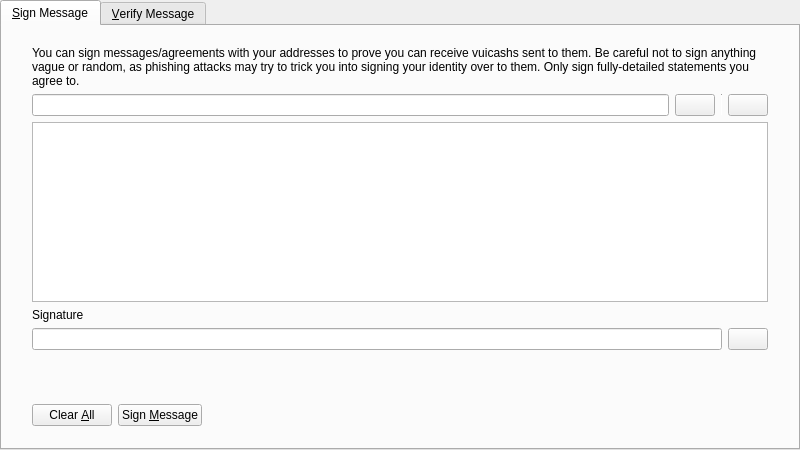
<?xml version="1.0" encoding="UTF-8"?>
<ui version="4.0">
 <class>SignVerifyMessageDialog</class>
 <widget class="QDialog" name="SignVerifyMessageDialog">
  <property name="geometry">
   <rect>
    <x>0</x>
    <y>0</y>
    <width>800</width>
    <height>450</height>
   </rect>
  </property>
  <property name="windowTitle">
   <string>Signatures - Sign / Verify a Message</string>
  </property>
  <property name="modal">
   <bool>true</bool>
  </property>
  <layout class="QVBoxLayout" name="verticalLayout">
   <property name="leftMargin">
    <number>0</number>
   </property>
   <property name="topMargin">
    <number>0</number>
   </property>
   <property name="rightMargin">
    <number>0</number>
   </property>
   <property name="bottomMargin">
    <number>0</number>
   </property>
   <item>
    <widget class="QTabWidget" name="tabWidget">
     <property name="currentIndex">
      <number>0</number>
     </property>
     <widget class="QWidget" name="tabSignMessage">
      <attribute name="title">
       <string>&amp;Sign Message</string>
      </attribute>
      <layout class="QVBoxLayout" name="verticalLayout_SM">
       <property name="leftMargin">
        <number>0</number>
       </property>
       <property name="topMargin">
        <number>0</number>
       </property>
       <property name="rightMargin">
        <number>0</number>
       </property>
       <property name="bottomMargin">
        <number>0</number>
       </property>
       <item>
        <layout class="QVBoxLayout" name="verticalLayout_3">
         <property name="leftMargin">
          <number>30</number>
         </property>
         <property name="topMargin">
          <number>20</number>
         </property>
         <property name="rightMargin">
          <number>30</number>
         </property>
         <property name="bottomMargin">
          <number>20</number>
         </property>
         <item>
          <widget class="QLabel" name="infoLabel_SM">
           <property name="text">
            <string>You can sign messages/agreements with your addresses to prove you can receive vuicashs sent to them. Be careful not to sign anything vague or random, as phishing attacks may try to trick you into signing your identity over to them. Only sign fully-detailed statements you agree to.</string>
           </property>
           <property name="textFormat">
            <enum>Qt::PlainText</enum>
           </property>
           <property name="wordWrap">
            <bool>true</bool>
           </property>
          </widget>
         </item>
         <item>
          <layout class="QHBoxLayout" name="horizontalLayout_1_SM">
           <property name="spacing">
            <number>6</number>
           </property>
           <item>
            <widget class="QValidatedLineEdit" name="addressIn_SM">
             <property name="toolTip">
              <string>The VuiCash address to sign the message with</string>
             </property>
            </widget>
           </item>
           <item>
            <widget class="QPushButton" name="addressBookButton_SM">
             <property name="toolTip">
              <string>Choose previously used address</string>
             </property>
             <property name="text">
              <string/>
             </property>
             <property name="icon">
              <iconset resource="../bitcoin.qrc">
               <normaloff>:/icons/address-book</normaloff>:/icons/address-book</iconset>
             </property>
             <property name="shortcut">
              <string>Alt+A</string>
             </property>
             <property name="autoDefault">
              <bool>false</bool>
             </property>
            </widget>
           </item>
           <item>
            <widget class="Line" name="vLine">
             <property name="maximumSize">
              <size>
               <width>1</width>
               <height>22</height>
              </size>
             </property>
             <property name="orientation">
              <enum>Qt::Vertical</enum>
             </property>
            </widget>
           </item>
           <item>
            <widget class="QPushButton" name="pasteButton_SM">
             <property name="toolTip">
              <string>Paste address from clipboard</string>
             </property>
             <property name="text">
              <string/>
             </property>
             <property name="icon">
              <iconset resource="../bitcoin.qrc">
               <normaloff>:/icons/editpaste</normaloff>:/icons/editpaste</iconset>
             </property>
             <property name="shortcut">
              <string>Alt+P</string>
             </property>
             <property name="autoDefault">
              <bool>false</bool>
             </property>
            </widget>
           </item>
          </layout>
         </item>
         <item>
          <widget class="QPlainTextEdit" name="messageIn_SM">
           <property name="toolTip">
            <string>Enter the message you want to sign here</string>
           </property>
          </widget>
         </item>
         <item>
          <widget class="QLabel" name="signatureLabel_SM">
           <property name="text">
            <string>Signature</string>
           </property>
           <property name="textFormat">
            <enum>Qt::PlainText</enum>
           </property>
          </widget>
         </item>
         <item>
          <layout class="QHBoxLayout" name="horizontalLayout_2_SM">
           <property name="spacing">
            <number>6</number>
           </property>
           <item>
            <widget class="QLineEdit" name="signatureOut_SM">
             <property name="font">
              <font>
               <italic>true</italic>
              </font>
             </property>
             <property name="readOnly">
              <bool>true</bool>
             </property>
            </widget>
           </item>
           <item>
            <widget class="QPushButton" name="copySignatureButton_SM">
             <property name="toolTip">
              <string>Copy the current signature to the system clipboard</string>
             </property>
             <property name="text">
              <string/>
             </property>
             <property name="icon">
              <iconset resource="../bitcoin.qrc">
               <normaloff>:/icons/editcopy</normaloff>:/icons/editcopy</iconset>
             </property>
             <property name="autoDefault">
              <bool>false</bool>
             </property>
            </widget>
           </item>
          </layout>
         </item>
        </layout>
       </item>
       <item>
        <widget class="QWidget" name="buttonsContainerWhite" native="true">
         <layout class="QHBoxLayout" name="horizontalLayout">
          <property name="leftMargin">
           <number>30</number>
          </property>
          <property name="topMargin">
           <number>15</number>
          </property>
          <property name="rightMargin">
           <number>30</number>
          </property>
          <item>
           <widget class="QPushButton" name="clearButton_SM">
            <property name="toolTip">
             <string>Reset all sign message fields</string>
            </property>
            <property name="text">
             <string>Clear &amp;All</string>
            </property>
            <property name="icon">
             <iconset resource="../bitcoin.qrc">
              <normaloff>:/icons/remove</normaloff>:/icons/remove</iconset>
            </property>
            <property name="autoDefault">
             <bool>false</bool>
            </property>
           </widget>
          </item>
          <item>
           <widget class="QPushButton" name="signMessageButton_SM">
            <property name="toolTip">
             <string>Sign the message to prove you own this VuiCash address</string>
            </property>
            <property name="text">
             <string>Sign &amp;Message</string>
            </property>
            <property name="icon">
             <iconset resource="../bitcoin.qrc">
              <normaloff>:/icons/edit</normaloff>:/icons/edit</iconset>
            </property>
            <property name="autoDefault">
             <bool>false</bool>
            </property>
           </widget>
          </item>
          <item>
           <spacer name="horizontalSpacer_1_SM">
            <property name="orientation">
             <enum>Qt::Horizontal</enum>
            </property>
            <property name="sizeHint" stdset="0">
             <size>
              <width>40</width>
              <height>48</height>
             </size>
            </property>
           </spacer>
          </item>
          <item>
           <widget class="QLabel" name="statusLabel_SM">
            <property name="font">
             <font>
              <weight>75</weight>
              <bold>true</bold>
             </font>
            </property>
            <property name="text">
             <string/>
            </property>
            <property name="wordWrap">
             <bool>true</bool>
            </property>
           </widget>
          </item>
          <item>
           <spacer name="horizontalSpacer_2_SM">
            <property name="orientation">
             <enum>Qt::Horizontal</enum>
            </property>
            <property name="sizeHint" stdset="0">
             <size>
              <width>40</width>
              <height>48</height>
             </size>
            </property>
           </spacer>
          </item>
         </layout>
        </widget>
       </item>
      </layout>
     </widget>
     <widget class="QWidget" name="tabVerifyMessage">
      <attribute name="title">
       <string>&amp;Verify Message</string>
      </attribute>
      <layout class="QVBoxLayout" name="verticalLayout_VM">
       <property name="leftMargin">
        <number>0</number>
       </property>
       <property name="topMargin">
        <number>0</number>
       </property>
       <property name="rightMargin">
        <number>0</number>
       </property>
       <property name="bottomMargin">
        <number>0</number>
       </property>
       <item>
        <layout class="QVBoxLayout" name="verticalLayout_2">
         <property name="leftMargin">
          <number>30</number>
         </property>
         <property name="topMargin">
          <number>20</number>
         </property>
         <property name="rightMargin">
          <number>30</number>
         </property>
         <property name="bottomMargin">
          <number>20</number>
         </property>
         <item>
          <widget class="QLabel" name="infoLabel_VM">
           <property name="text">
            <string>Enter the receiver's address, message (ensure you copy line breaks, spaces, tabs, etc. exactly) and signature below to verify the message. Be careful not to read more into the signature than what is in the signed message itself, to avoid being tricked by a man-in-the-middle attack. Note that this only proves the signing party receives with the address, it cannot prove sendership of any transaction!</string>
           </property>
           <property name="textFormat">
            <enum>Qt::PlainText</enum>
           </property>
           <property name="alignment">
            <set>Qt::AlignLeading|Qt::AlignLeft|Qt::AlignTop</set>
           </property>
           <property name="wordWrap">
            <bool>true</bool>
           </property>
          </widget>
         </item>
         <item>
          <layout class="QHBoxLayout" name="horizontalLayout_1_VM">
           <property name="spacing">
            <number>6</number>
           </property>
           <item>
            <widget class="QValidatedLineEdit" name="addressIn_VM">
             <property name="toolTip">
              <string>The VuiCash address the message was signed with</string>
             </property>
            </widget>
           </item>
           <item>
            <widget class="QPushButton" name="addressBookButton_VM">
             <property name="toolTip">
              <string>Choose previously used address</string>
             </property>
             <property name="text">
              <string/>
             </property>
             <property name="icon">
              <iconset resource="../bitcoin.qrc">
               <normaloff>:/icons/address-book</normaloff>:/icons/address-book</iconset>
             </property>
             <property name="shortcut">
              <string>Alt+A</string>
             </property>
             <property name="autoDefault">
              <bool>false</bool>
             </property>
            </widget>
           </item>
          </layout>
         </item>
         <item>
          <widget class="QPlainTextEdit" name="messageIn_VM"/>
         </item>
         <item>
          <widget class="QValidatedLineEdit" name="signatureIn_VM"/>
         </item>
        </layout>
       </item>
       <item>
        <widget class="QWidget" name="buttonsContainerWhite_" native="true">
         <layout class="QHBoxLayout" name="horizontalLayout_2">
          <property name="leftMargin">
           <number>30</number>
          </property>
          <property name="topMargin">
           <number>15</number>
          </property>
          <property name="rightMargin">
           <number>30</number>
          </property>
          <item>
           <widget class="QPushButton" name="clearButton_VM">
            <property name="toolTip">
             <string>Reset all verify message fields</string>
            </property>
            <property name="text">
             <string>Clear &amp;All</string>
            </property>
            <property name="icon">
             <iconset resource="../bitcoin.qrc">
              <normaloff>:/icons/remove</normaloff>:/icons/remove</iconset>
            </property>
            <property name="autoDefault">
             <bool>false</bool>
            </property>
           </widget>
          </item>
          <item>
           <widget class="QPushButton" name="verifyMessageButton_VM">
            <property name="toolTip">
             <string>Verify the message to ensure it was signed with the specified VuiCash address</string>
            </property>
            <property name="text">
             <string>Verify &amp;Message</string>
            </property>
            <property name="icon">
             <iconset resource="../bitcoin.qrc">
              <normaloff>:/icons/transaction_0</normaloff>:/icons/transaction_0</iconset>
            </property>
            <property name="autoDefault">
             <bool>false</bool>
            </property>
           </widget>
          </item>
          <item>
           <spacer name="horizontalSpacer_1_VM">
            <property name="orientation">
             <enum>Qt::Horizontal</enum>
            </property>
            <property name="sizeHint" stdset="0">
             <size>
              <width>40</width>
              <height>48</height>
             </size>
            </property>
           </spacer>
          </item>
          <item>
           <widget class="QLabel" name="statusLabel_VM">
            <property name="font">
             <font>
              <weight>75</weight>
              <bold>true</bold>
             </font>
            </property>
            <property name="text">
             <string/>
            </property>
            <property name="wordWrap">
             <bool>true</bool>
            </property>
           </widget>
          </item>
          <item>
           <spacer name="horizontalSpacer_2_VM">
            <property name="orientation">
             <enum>Qt::Horizontal</enum>
            </property>
            <property name="sizeHint" stdset="0">
             <size>
              <width>40</width>
              <height>48</height>
             </size>
            </property>
           </spacer>
          </item>
         </layout>
        </widget>
       </item>
      </layout>
     </widget>
    </widget>
   </item>
  </layout>
 </widget>
 <customwidgets>
  <customwidget>
   <class>QValidatedLineEdit</class>
   <extends>QLineEdit</extends>
   <header>qvalidatedlineedit.h</header>
  </customwidget>
 </customwidgets>
 <resources>
  <include location="../bitcoin.qrc"/>
 </resources>
 <connections/>
</ui>
